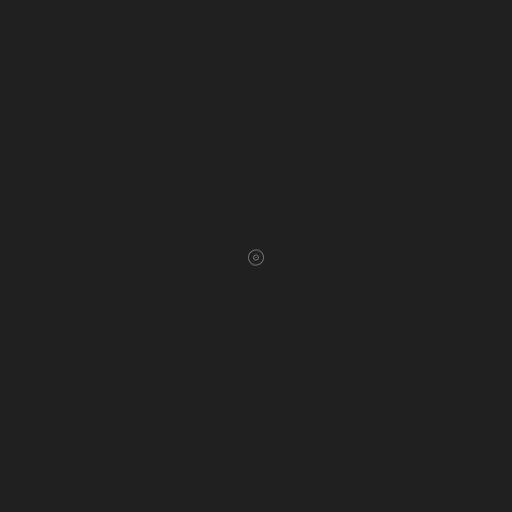
Frame 1 (no input)
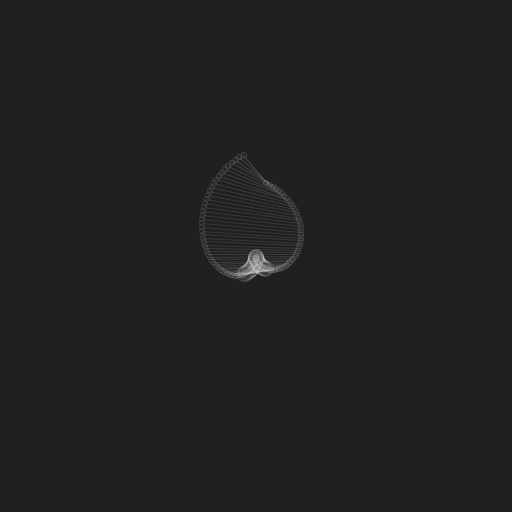
Frame 60 (the mouse pressed at the canvas centre just before this capture)
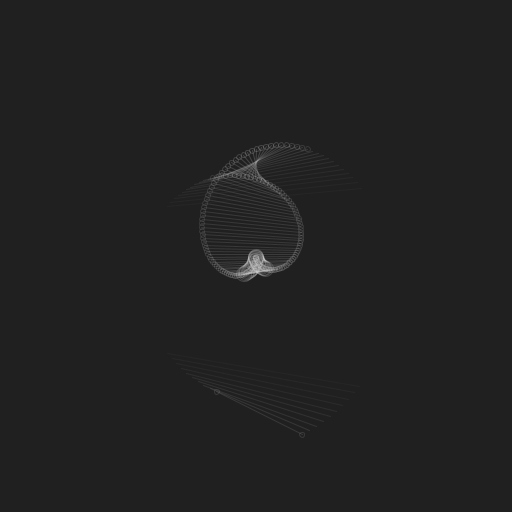
Frame 120 (the mouse held since frame 60 and released just before this capture)

The Processing sketch that drew these frames (run headless with seeded random() and noise(); from frame 60 on, the mouse is pressed at the canvas centre):

// Processing sketch: build
// ── build.pde
/* 

Aprendiendo Processing / Condicionales - if() anidados

- Si defines un condicional dentro de otro, 
el segundo no se evalúa si la condición inicial no se cumple 

José Vicente Araújo
http://dunadigital.com 
svcnt@dunadigital.com
junio 2015
Processing 2.2.1

*/


//VARIABLES GLOBALES
float ellipse1x, ellipse1y, ellipse2x, ellipse2y;
float distancia;

//SETUP
void setup() {
	size(512, 512);
	background(#202020);
	noFill();
	//stroke(255,50);
}

//LOOP
void draw() {
	fill(#202020, 5);
	//rect(-5, -5, width+10, height+10);

	ellipse1x = width/2 + sin(frameCount*0.05)*sin(frameCount*0.005)*250;
	ellipse1y = height/2 + cos(frameCount*0.05)*sin(frameCount*0.005)*250;

	ellipse2x = width/2 + sin(frameCount*-0.05)*sin(frameCount*0.006)*250;
	ellipse2y = height/2 + cos(frameCount*-0.05)*sin(frameCount*0.007)*250;

	distancia = dist(ellipse1x, ellipse1y, ellipse2x, ellipse2y);

	noStroke();

	

	if (distancia < 200) {
		stroke(255-distancia, 50);
		line(ellipse1x, ellipse1y, ellipse2x, ellipse2y);
		if (distancia < 100) {
			ellipse(ellipse1x, ellipse1y, 5, 5);
			ellipse(ellipse2x, ellipse2y, 5, 5);
			if (distancia < 25) {
				ellipse(ellipse1x, ellipse1y, 15, 15);
				ellipse(ellipse2x, ellipse2y, 15, 15);

			} 
		}

	} else {
		//stroke(255);
		strokeWeight(1);
		noStroke();
	}
	
}
